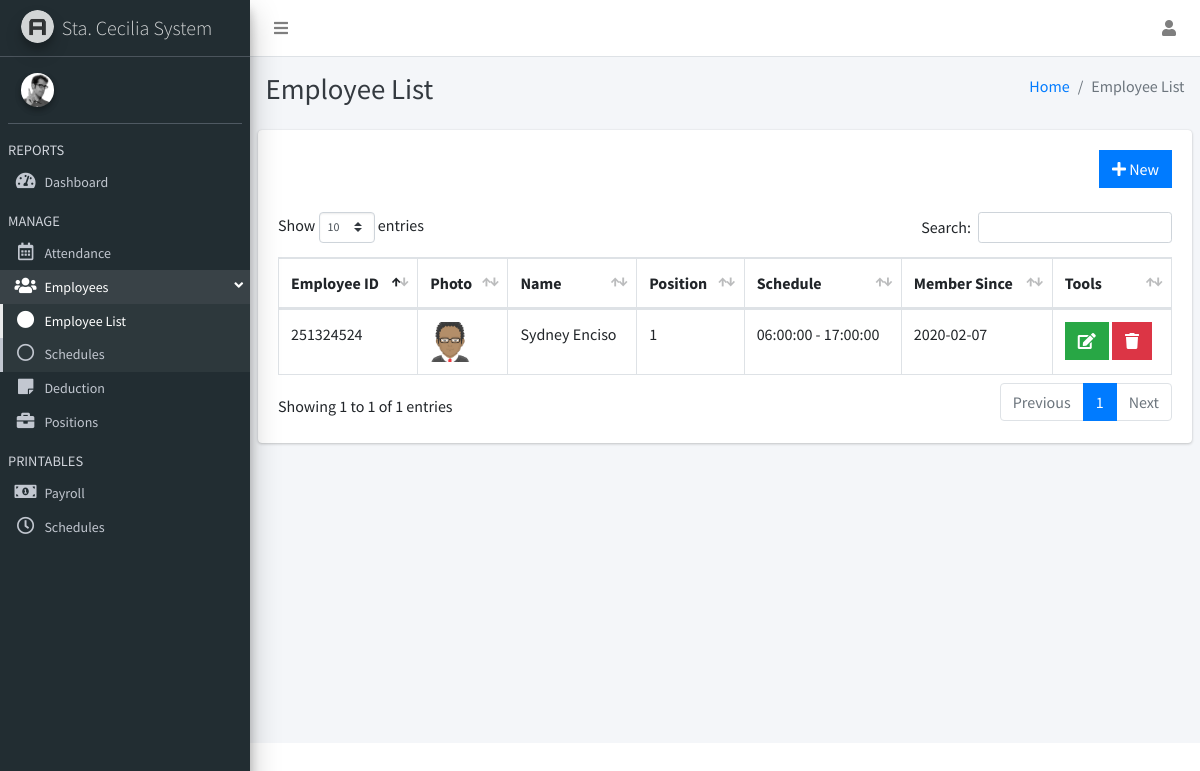
The app's page /admin/employee_list.php with its own data.
### tables this page shows
CREATE TABLE `emp_list` (
  `emp_id` int(11) NOT NULL,
  `emp_card` varchar(100) NOT NULL,
  `emp_fname` varchar(100) NOT NULL,
  `emp_lname` varchar(100) NOT NULL,
  `emp_position` int(11) NOT NULL,
  `emp_address` varchar(100) NOT NULL,
  `emp_contact` varchar(100) NOT NULL,
  `emp_gender` varchar(100) NOT NULL,
  `emp_timein` time NOT NULL,
  `emp_timeout` time NOT NULL,
  `sched_id` int(11) NOT NULL,
  `emp_regdate` date NOT NULL,
  `emp_photo` varchar(100) NOT NULL
);

### admin/employee_list.php (the view, shortened to what this page needs)
<?php
include("controller.php");
?>
<!DOCTYPE html>
<html>
<head>
  <link rel="stylesheet" href="plugins/fontawesome-free/css/all.min.css">
  <link rel="stylesheet" href="https://code.ionicframework.com/ionicons/2.0.1/css/ionicons.min.css">
  <link rel="stylesheet" href="plugins/datatables-bs4/css/dataTables.bootstrap4.css">
  <link rel="stylesheet" href="dist/css/adminlte.min.css">
</head>
<body class="hold-transition sidebar-mini layout-fixed">
<div class="wrapper">
  <nav class="main-header navbar navbar-expand navbar-white navbar-light">
    <ul class="navbar-nav">
      <li class="nav-item">
        <a class="nav-link" data-widget="pushmenu" href="#"><i class="fas fa-bars"></i></a>
      </li>
    </ul>
    <ul class="navbar-nav ml-auto">
      <li class="nav-item dropdown">
        <a class="nav-link" data-toggle="dropdown" href="#">
          <i class="fas fa-user"></i>
        </a>
      </li>
    </ul>
  </nav>
  <aside class="main-sidebar sidebar-dark-primary elevation-4" style="background: #222d32;">
    <a href="home.php" class="brand-link">
      <img src="dist/img/AdminLTELogo.png" alt="AdminLTE Logo" class="brand-image img-circle elevation-3"
           style="opacity: .8">
      <span class="brand-text font-weight-light">Sta. Cecilia System</span>
    </a>
    <div class="sidebar">
      <div class="user-panel mt-3 pb-3 mb-3 d-flex">
        <div class="image">
          <img src="dist/img/user2-160x160.jpg" class="img-circle elevation-2" alt="User Image">
        </div>
        <div class="info">
        </div>
      </div>
      <nav class="mt-2">
        <ul class="nav nav-pills nav-sidebar flex-column text-sm nav-flat nav-legacy nav-compact" data-widget="treeview" role="menu" data-accordion="false">
          <li class="nav-header">REPORTS</li>
          <li class="nav-item">
            <a href="home.php" class="nav-link">
              <i class="nav-icon fas fa-tachometer-alt"></i>
              <p>
                Dashboard
              </p>
            </a>
          </li>
          <li class="nav-header">MANAGE</li>
          <li class="nav-item">
            <a href="employee_attendance.php" class="nav-link">
              <i class="nav-icon far fa-calendar-alt"></i>
              <p>
                Attendance
              </p>
            </a>
          </li>
          <li class="nav-item has-treeview menu-open">
            <a href="#" class="nav-link">
              <i class="nav-icon fas fa-users"></i>
              <p>
                Employees
                <i class="fas fa-angle-left right"></i>
              </p>
            </a>
            <ul class="nav nav-treeview">
              <li class="nav-item">
                <a href="employee_list.php" class="nav-link active">
                  <i class="fas fa-circle nav-icon"></i>
                  <p>Employee List</p>
                </a>
              </li>
              <li class="nav-item">
                <a href="employee_sched.php" class="nav-link">
                  <i class="far fa-circle nav-icon"></i>
                  <p>Schedules</p>
                </a>
              </li>
            </ul>
          </li>
          <li class="nav-item">
            <a href="employee_deduction.php" class="nav-link">
              <i class="nav-icon fas fa-sticky-note"></i>
              <p>
                Deduction
              </p>
            </a>
          </li>
          <li class="nav-item">
            <a href="employee_positions.php" class="nav-link">
              <i class="nav-icon fas fa-briefcase"></i>
              <p>
                Positions
              </p>
            </a>
          </li>
          <li class="nav-header">PRINTABLES</li>
          <li class="nav-item">
            <a href="print_payroll.php" class="nav-link">
              <i class="nav-icon fas fa-money-bill-alt"></i>
              <p>Payroll</p>
            </a>
          </li>
          <li class="nav-item">
            <a href="print_sched.php" class="nav-link">
              <i class="nav-icon far fa-clock"></i>
              <p>Schedules</p>
            </a>
          </li>
        </ul>
      </nav>
    </div>
  </aside>
  <div class="content-wrapper">
    <div class="content-header">
      <div class="container-fluid">
        <div class="row mb-2">
          <div class="col-sm-6">
            <h1 class="m-0 text-dark">Employee List</h1>
          </div>
          <div class="col-sm-6">
            <ol class="breadcrumb float-sm-right">
              <li class="breadcrumb-item"><a href="#">Home</a></li>
              <li class="breadcrumb-item active">Employee List</li>
            </ol>
          </div>
        </div>
      </div>
    </div>
    <section class="content">
      <div class="row">
        <div class="col-12">
          <div class="card">
            <div class="card-body">
              <div align="right">
                <button class="btn btn-primary btn-flat" data-toggle="modal" data-target="#modal-default"><i class="fas fa-plus"></i> New</button>
              </div><br>
              <table id="example1" class="table table-bordered dataTable no-footer" role="grid" aria-describedby="example1_info">
                <thead>
                <tr>
                  <th>Employee ID</th>
                  <th>Photo</th>
                  <th>Name</th>
                  <th>Position</th>
                  <th>Schedule</th>
                  <th>Member Since</th>
                  <th>Tools</th>
                </tr>
                </thead>
                <tbody>
                <?php
                $sql = "SELECT * FROM emp_list";
                $result = mysqli_query($db, $sql);
                while($row = mysqli_fetch_array($result))
                {
                ?>
                <tr>
                  <td><?php echo $row['emp_card']; ?></td>
                  <td><img src="<?php echo $row['emp_photo']; ?>" style="width: 40px;height: 40px;"></td>
                  <td><?php echo $row['emp_fname']; ?> <?php echo $row['emp_lname']; ?></td>
                  <td><?php echo $row['emp_position']; ?></td>
                  <td><?php echo $row['emp_timein']; ?> - <?php echo $row['emp_timeout']; ?></td>
                  <td><?php echo $row['emp_regdate']; ?></td>
                  <td>
                    <button class="btn btn-success btn-flat emp_edit" id="<?php echo $row['emp_id']; ?>"><i class="fas fa-edit"></i></button>
                    <button class="btn btn-danger btn-flat emp_delete" id="<?php echo $row['emp_id']; ?>"><i class="fas fa-trash"></i></button>
                  </td>
                </tr>
                <?php
                }
                ?>
                </tbody>
              </table>
            </div>
          </div>
        </div>
      </div>
    </section>
  </div>
</div>
</body>
</html>

### records on screen
emp_list: emp_card "251324524", emp_photo (placeholder picture), emp_fname "Sydney", emp_lname "Enciso", emp_position "1", emp_timein "06:00:00", emp_timeout "17:00:00", emp_regdate "2020-02-07"
